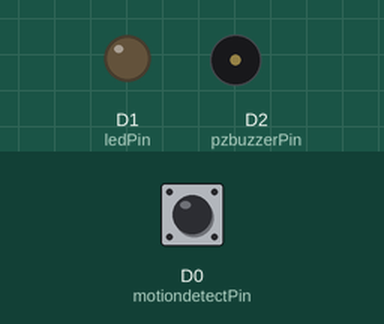
Simulated run of this sketch. Board: Particle Photon. Shown: output pins drawn as LEDs (lit = HIGH), buzzer (waves = sounding). Dashed ring = blinking. The test bench sets the inputs (shaded band); at power-on: D0 (motiondetectPin) LOW. The local clock reads 2024-03-15 10:24:30 at power-on unless the sketch sets it.

Above: at 1.2 s.
1.3 s: D0 (motiondetectPin) driven HIGH
At 1.8 s:
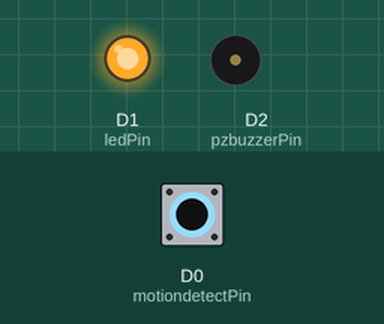
2.8 s: D0 (motiondetectPin) driven LOW
At 3.05 s:
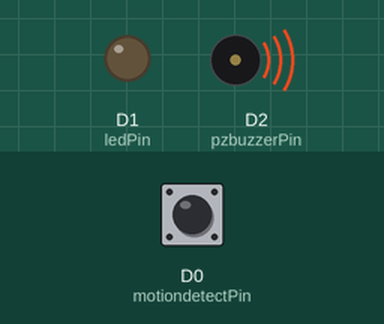
4.8 s: D0 (motiondetectPin) pulsed HIGH 5 times (0.12 s each, 0.3 s apart)
At 5.88 s:
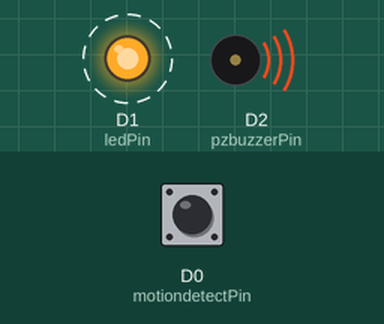
Timing chart, 0 to 8.3 s (numbered marks = the images above; inputs shaded):
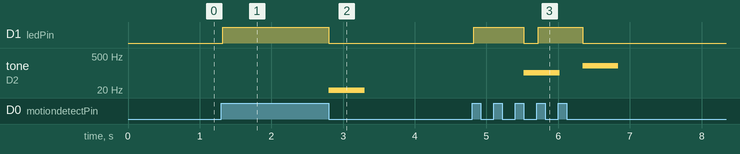

The sketch:

SEIS744_Buhr_ScarecrowBot.ino
```cpp
// This #include statement was automatically added by the Particle IDE.
#include "Tinker/Tinker.h"


STARTUP(System.enableFeature(FEATURE_RETAINED_MEMORY));

int motiondetectPin = D0;              // input pin (for motion sensor)
int ledPin = D1;
int pzbuzzerPin = D2;
int motionState = LOW;             // state of motion sensor - begins with LOW or no motion
int readVal = 0;                    // read the value of the motion sensor input

int activateTime = 10000;      // wait for system/sensor to be ready to detect
int frequency = 1;            // frequency of buzzer in Hz -- higher the number, the higher the pitch
int repeatTime = 900000;      //
String aMotion;             // motion event string
int detectCount = 0;
int firstCount = 0;
int repeatCount = 0;
int diff = 0;
int tStart = 0;
int tStop = 0;
int t = 0;
bool sleepOn = false;
String sleepOnS = "off";
int setFreq (String limit);
int setSleep (String command);     // Set the deep sleep mode (WiFi off, powerdown)


void setup()

{

  Serial.begin(9600);
  pinMode( ledPin, OUTPUT );
  pinMode(motiondetectPin, INPUT);
  //particle variable exposed for Porter App to display
  Particle.variable ("motionState", motionState);
  Particle.variable ("frequency", frequency);
  Particle.variable ("repeatCount", repeatCount);
  Particle.variable ("detectCount", detectCount);
  Particle.variable ("sleepOnS", sleepOnS);
  // particle functions exposed for Porter App so that user can take action
  Particle.function("set_Freq", setFreq);
  Particle.function("set_Sleep", setSleep);

}
// attempt to use system sleep rising with activate pin for nighttime (because squirrels are not active then) -- could not get working
void gotoSleep() {
    System.sleep(D0,RISING,57600);
}

void setSleepT() {

  tStart = millis();

  // nighttime deep sleep mode between 4pm to 8am using Time.hour -- could not get working
  if ((Time.hour() > 16) || (Time.hour() < 8 )){
    //  delay(2);
    //  gotoSleep();
    //  sleepOn = true;
    }
  if (detectCount == 0) {
     t = tStart - millis();
  // If sensor makes no detections for 30 min during day --attempt to use system sleep with RISING , Activate Pin -- could not get working
    if (t==1800000) {
      gotoSleep();
      sleepOn = true;
      }
    }
// User intiated deep sleep mode set for 30 seconds -- did work from iOS app
  if (sleepOnS == "on"){
      sleepOn = true;
      delay(2);
      System.sleep(SLEEP_MODE_DEEP, 30);
      }

 // if (sleepOnS == "off"){
 //     sleepOn = false;
 // }
}

void loop()
{
     // if the sensor is ready to detect/activated
  if ( activated() )
  {
  // get motion data from the sensor
    readMotionSensor();

    // report out, if sensor state has changed

    reportData();
  }

  setSleepT();

}

void readMotionSensor() {
  readVal = digitalRead(motiondetectPin);
}

bool activated() {
  return millis() - activateTime > 0;
}


void reportData() {

  // reading is  high (i.e. motion is detected)

  if (readVal == HIGH) {

    // the current state is no motion
    // but reading just changed state
    // publish motion event
    if (motionState == LOW) {
      // number of detetions
      detectCount++;
      firstCount = millis();
      Particle.publish("motion", aMotion);

      // Update sensor state
      motionState = HIGH;
      setLED( motionState );
      //this is the time in milliseconds between the previous and current detection
      diff = millis() - firstCount;
      // detect count is more than 1 and the difference is less than or eqiual to 15 min, then publish repeat event
      if (detectCount > 1 && diff <= repeatTime) {
        Particle.publish ("repeat");
        repeatCount++;
        delay(600);

        // Bot adjusts frequncy up 100 Hz ; making buzzer higher pitch to minimize repeat event
        frequency = frequency + 100;
        }

    }
  } else {
    if (motionState == HIGH) {
        tone(pzbuzzerPin, frequency, 500);
      // we have just turned of
      // Update the current state
      motionState = LOW;
      setLED( motionState );
    }
  }
}

// Sets temperature scale. Returns 1 if input is "F" or "C",

// otherwise returns -1.

int setSleep (String command){

  command.toLowerCase();


  if( command == "off" || command == "on" ) {

         sleepOnS = command;


    return 1;

  } else {
    sleepOn = true;
    return -1;


  }

}


// Set the frequency

int setFreq(String limit){

  frequency = limit.toInt();

  return 1;

}

void setLED( int state )
{
  digitalWrite( ledPin, state );
}
```

Tinker.h
```cpp
/* Function prototypes -------------------------------------------------------*/
int tinkerDigitalRead(String pin);
int tinkerDigitalWrite(String command);
int tinkerAnalogRead(String pin);
int tinkerAnalogWrite(String command);
```

Measured:
- after the input at 1.3 s, D1 (ledPin): LOW → HIGH at once
- after the input at 2.8 s, D1 (ledPin): HIGH → LOW at once; tone on D2 (pzbuzzerPin): silent → 1 Hz at once, → silent 0.50 s later
- after the input at 4.8 s, D1 (ledPin): alternates HIGH for 0.66 s and LOW for 0.20 s, 4 changes in all, then stays LOW, starting at once; tone on D2 (pzbuzzerPin): silent → 101 Hz after 0.72 s, → silent 0.50 s later, → 201 Hz 0.32 s later, → silent 0.50 s later
